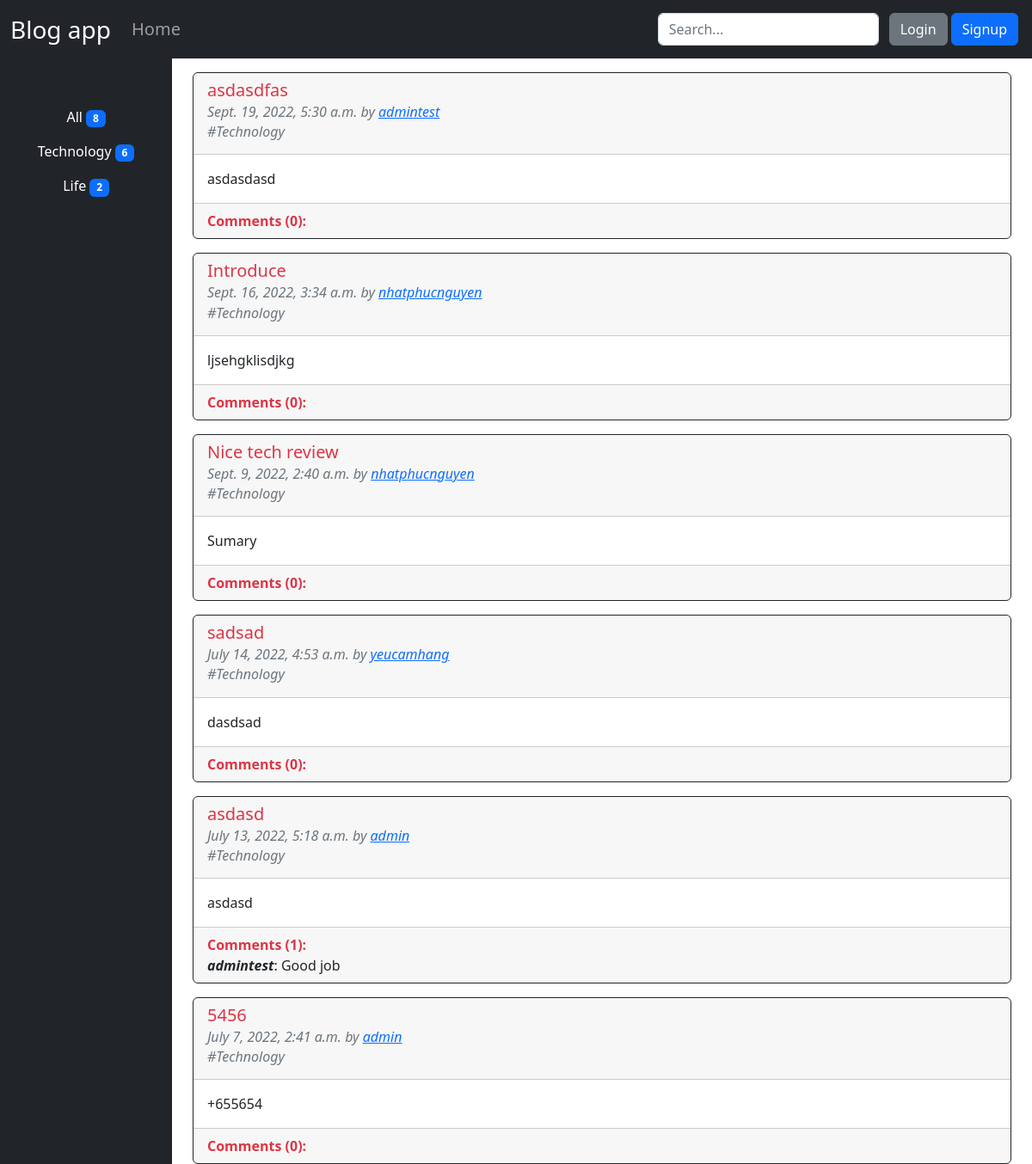
The app's page /post_list/?q=Technology with its own data.
### base/models.py (models this page shows, shortened)
class Topic(models.Model):
    name = models.CharField(max_length=100)
    def __str__(self):
        return self.name

class Post(models.Model):
    topic = models.ForeignKey(Topic,null=True,on_delete=models.SET_NULL)
    title = models.CharField(max_length=150)
    body = models.TextField()
    author = models.ForeignKey(
        User,
        on_delete= models.CASCADE,
    )
    timeUpdated = models.DateTimeField(auto_now_add=True)
    timeCreated = models.DateTimeField(auto_created=True,auto_now_add=True)
    class Meta:
        ordering = ('-timeUpdated','-timeCreated')

class Comment(models.Model):
    post = models.ForeignKey(
        Post,
        on_delete=models.CASCADE,
        related_name='comments'
    )
    author = models.ForeignKey(
        User,
        on_delete=models.CASCADE,
    )
    body = models.TextField(max_length=250)
    timeCreated = models.DateTimeField(auto_created=True,auto_now_add=True)
    class Meta:
        ordering = ('-timeCreated',)

### base/views.py (the view)
# urls.py: path('post_list/',views.post_list,name='post_list'),
def post_list(request):
    q = request.GET.get('q') if request.GET.get('q') != None else ''
    posts = Post.objects.filter(
        Q(topic__name__icontains=q) |
        Q(title__icontains=q) |
        Q(body__icontains=q) |
        Q(author__username = q)
    )
    topics = Topic.objects.all()
    all_post_count= Post.objects.all().count()
    topic_post_count = {}
    for topic in topics:
        topic_post_count.update({topic.name:Post.objects.filter(topic__name=topic).count()})
    context = {'posts':posts,'topics':topics,'post_count':all_post_count,'topic_post_count':topic_post_count}
    return render(request,'base/post_list.html',context)

### base/templates/base/post_list.html (shortened to what this page needs)
{% extends 'base.html' %}
{% block content %}
    <div class="container-fluid">
        <div class="row">
            <div class="col-6 col-md-2 bg-dark text-center" style="min-height: 100vh;">
                {% include 'base/topiclist_component.html' %}
            </div>
            <div class="col">
                {% include 'base/postlist_component.html' %}
            </div>
        </div>
    </div>
{% endblock %}

### base/templates/base/topiclist_component.html
<ul class="nav flex-column mt-5">
    <li class="nav-item">
        <a class="nav-link text-white" aria-current="page" href="{% url 'post_list' %}">All <span class="badge bg-primary text-wrap">{{post_count}}</span></a>
        </li>
    {% for topic,quantity in topic_post_count.items %}
        <li class="nav-item">
        <a class="nav-link text-white" aria-current="page" href="{% url 'post_list' %}?q={{topic}}">{{topic}} <span class="badge bg-primary text-wrap">{{quantity}}</span></a>
        </li>
    {% endfor %}
</ul>

### base/templates/base/postlist_component.html (shortened to what this page needs)
{% for post in posts %}
<div class="container">
    <div div class="card border-dark border-1" style="width: 100%; margin-top:1rem">
        <div class="card-header">
            <h5 class="card-title"><a href="{% url 'post_details' post.id %}"
                    class="text-decoration-none link-danger">{{post.title}}</a></h5>
            <h6 class="card-subtitle mb-2 fst-italic text-muted ">{{post.timeCreated}} by <a
                    href="{% url 'author_profile' post.author.id %}">{{post.author}}</a></h6>
            <h6 class="card-subtitle mb-2 fst-italic text-muted "> #{{post.topic}}</h6>
        </div>
        <div class="card-body">
            <p class="card-text">{{post.body}}</p>
        </div>
        <div class="card-footer">
            <span class="text-danger fw-bold">Comments ({{post.comments.all.count}}):</span>
            {% for comment in post.comments.all|slice:"0:2" %}
            <div><span class="fst-italic fw-bold">{{comment.author}}</span>: {{comment.body}}</div>
            {% endfor %}
        </div>
    </div>
</div>
{% endfor %}

### records on screen
Topic: topic_post_count "Technology"
Topic: topic_post_count "Life"
Post: title "asdasdfas", timeCreated "Sept. 19, 2022, 5:30 a.m.", author "admintest", topic "Technology", body "asdasdasd", comments.all.count "0"
Post: title "Introduce", timeCreated "Sept. 16, 2022, 3:34 a.m.", author "nhatphucnguyen", topic "Technology", body "ljsehgklisdjkg", comments.all.count "0"
Post: title "Nice tech review", timeCreated "Sept. 9, 2022, 2:40 a.m.", author "nhatphucnguyen", topic "Technology", body "Sumary", comments.all.count "0"
Post: title "sadsad", timeCreated "July 14, 2022, 4:53 a.m.", author "yeucamhang", topic "Technology", body "dasdsad", comments.all.count "0"
Post: title "asdasd", timeCreated "July 13, 2022, 5:18 a.m.", author "admin", topic "Technology", body "asdasd", comments.all.count "1"
Comment: author "admintest", body "Good job"
Post: title "5456", timeCreated "July 7, 2022, 2:41 a.m.", author "admin", topic "Technology", body "+655654", comments.all.count "0"

### other values on screen
{{ post_count }} "8"
{{ quantity }} "6" "2"
